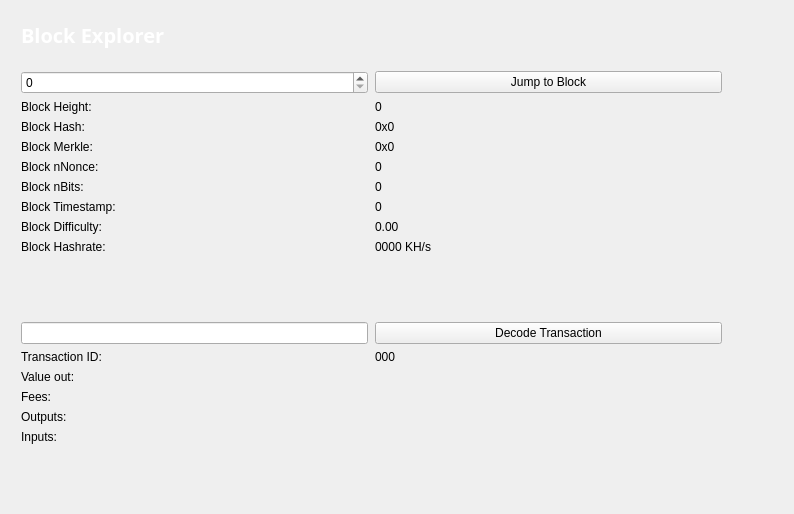
<?xml version="1.0" encoding="UTF-8"?>
<ui version="4.0">
 <class>BlockBrowser</class>
 <widget class="QWidget" name="BlockBrowser">
  <property name="windowModality">
   <enum>Qt::NonModal</enum>
  </property>
  <property name="enabled">
   <bool>true</bool>
  </property>
  <property name="geometry">
   <rect>
    <x>0</x>
    <y>0</y>
    <width>794</width>
    <height>514</height>
   </rect>
  </property>
  <property name="sizePolicy">
   <sizepolicy hsizetype="Preferred" vsizetype="Preferred">
    <horstretch>0</horstretch>
    <verstretch>0</verstretch>
   </sizepolicy>
  </property>
  <property name="minimumSize">
   <size>
    <width>0</width>
    <height>0</height>
   </size>
  </property>
  <property name="acceptDrops">
   <bool>false</bool>
  </property>
  <property name="styleSheet">
   <string notr="true">background-image: url(:/images/2b);</string>
  </property>
  <property name="windowTitle">
   <string>Form</string>
  </property>
  <layout class="QGridLayout">
   <property name="sizeConstraint">
    <enum>QLayout::SetMaximumSize</enum>
   </property>
   <property name="leftMargin">
    <number>21</number>
   </property>
   <property name="topMargin">
    <number>21</number>
   </property>
   <property name="rightMargin">
    <number>10</number>
   </property>
   <item row="1" column="0">
    <widget class="QWidget" name="widget" native="true">
     <widget class="QWidget" name="layoutWidget">
      <property name="geometry">
       <rect>
        <x>0</x>
        <y>0</y>
        <width>699</width>
        <height>27</height>
       </rect>
      </property>
      <layout class="QHBoxLayout" name="horizontalLayout_4">
       <property name="spacing">
        <number>7</number>
       </property>
       <item>
        <widget class="QLabel" name="label_5">
         <property name="font">
          <font>
           <family>Open Sans,sans-serif</family>
          </font>
         </property>
         <property name="text">
          <string>&lt;html&gt;&lt;head/&gt;&lt;body&gt;&lt;p&gt;&lt;span style=&quot; font-size:20px; font-weight:600; color:#FFFFFF;&quot;&gt;Block Explorer &lt;/span&gt;&lt;/p&gt;&lt;/body&gt;&lt;/html&gt;</string>
         </property>
        </widget>
       </item>
       <item>
        <spacer name="horizontalSpacer_2">
         <property name="orientation">
          <enum>Qt::Horizontal</enum>
         </property>
         <property name="sizeHint" stdset="0">
          <size>
           <width>40</width>
           <height>20</height>
          </size>
         </property>
        </spacer>
       </item>
      </layout>
     </widget>
     <widget class="QWidget" name="layoutWidget_2">
      <property name="geometry">
       <rect>
        <x>0</x>
        <y>50</y>
        <width>701</width>
        <height>434</height>
       </rect>
      </property>
      <layout class="QGridLayout" name="gridLayout_3" rowstretch="0,0,0,0,0,0,0,0,0,0,0,0,0,0,0,0,0,0,0" columnstretch="0,0">
       <property name="sizeConstraint">
        <enum>QLayout::SetDefaultConstraint</enum>
       </property>
       <property name="horizontalSpacing">
        <number>7</number>
       </property>
       <item row="12" column="0">
        <widget class="QLineEdit" name="txBox">
         <property name="sizePolicy">
          <sizepolicy hsizetype="Preferred" vsizetype="Fixed">
           <horstretch>0</horstretch>
           <verstretch>0</verstretch>
          </sizepolicy>
         </property>
         <property name="inputMask">
          <string comment="Transaction id" extracomment="Transaction id"/>
         </property>
         <property name="placeholderText">
          <string comment="Transaction ID" extracomment="Transaction ID"/>
         </property>
        </widget>
       </item>
       <item row="11" column="0">
        <spacer name="verticalSpacer_2">
         <property name="orientation">
          <enum>Qt::Vertical</enum>
         </property>
         <property name="sizeHint" stdset="0">
          <size>
           <width>20</width>
           <height>40</height>
          </size>
         </property>
        </spacer>
       </item>
       <item row="8" column="0">
        <widget class="QLabel" name="timeLabel">
         <property name="text">
          <string>Block Timestamp:</string>
         </property>
        </widget>
       </item>
       <item row="4" column="1">
        <widget class="QLabel" name="hashBox">
         <property name="enabled">
          <bool>true</bool>
         </property>
         <property name="sizePolicy">
          <sizepolicy hsizetype="Preferred" vsizetype="Preferred">
           <horstretch>0</horstretch>
           <verstretch>0</verstretch>
          </sizepolicy>
         </property>
         <property name="minimumSize">
          <size>
           <width>0</width>
           <height>0</height>
          </size>
         </property>
         <property name="cursor">
          <cursorShape>IBeamCursor</cursorShape>
         </property>
         <property name="text">
          <string>0x0</string>
         </property>
         <property name="textInteractionFlags">
          <set>Qt::LinksAccessibleByMouse|Qt::TextSelectableByMouse</set>
         </property>
        </widget>
       </item>
       <item row="6" column="1">
        <widget class="QLabel" name="nonceBox">
         <property name="cursor">
          <cursorShape>IBeamCursor</cursorShape>
         </property>
         <property name="text">
          <string>0</string>
         </property>
         <property name="textInteractionFlags">
          <set>Qt::LinksAccessibleByMouse|Qt::TextSelectableByMouse</set>
         </property>
        </widget>
       </item>
       <item row="6" column="0">
        <widget class="QLabel" name="nonceLabel">
         <property name="text">
          <string>Block nNonce:</string>
         </property>
        </widget>
       </item>
       <item row="7" column="1">
        <widget class="QLabel" name="bitsBox">
         <property name="cursor">
          <cursorShape>IBeamCursor</cursorShape>
         </property>
         <property name="text">
          <string>0</string>
         </property>
         <property name="textInteractionFlags">
          <set>Qt::LinksAccessibleByMouse|Qt::TextSelectableByMouse</set>
         </property>
        </widget>
       </item>
       <item row="16" column="0">
        <widget class="QLabel" name="outputLabel">
         <property name="text">
          <string>Outputs:</string>
         </property>
         <property name="alignment">
          <set>Qt::AlignLeading|Qt::AlignLeft|Qt::AlignTop</set>
         </property>
        </widget>
       </item>
       <item row="5" column="1">
        <widget class="QLabel" name="merkleBox">
         <property name="minimumSize">
          <size>
           <width>187</width>
           <height>0</height>
          </size>
         </property>
         <property name="cursor">
          <cursorShape>IBeamCursor</cursorShape>
         </property>
         <property name="text">
          <string>0x0</string>
         </property>
         <property name="textInteractionFlags">
          <set>Qt::LinksAccessibleByMouse|Qt::TextSelectableByMouse</set>
         </property>
        </widget>
       </item>
       <item row="3" column="1">
        <widget class="QLabel" name="heightLabel">
         <property name="cursor">
          <cursorShape>IBeamCursor</cursorShape>
         </property>
         <property name="text">
          <string>0</string>
         </property>
         <property name="textInteractionFlags">
          <set>Qt::LinksAccessibleByMouse|Qt::TextSelectableByMouse</set>
         </property>
        </widget>
       </item>
       <item row="7" column="0">
        <widget class="QLabel" name="bitsLabel">
         <property name="text">
          <string>Block nBits:</string>
         </property>
        </widget>
       </item>
       <item row="15" column="0">
        <widget class="QLabel" name="feesLabel">
         <property name="text">
          <string>Fees:</string>
         </property>
        </widget>
       </item>
       <item row="10" column="0">
        <widget class="QLabel" name="pawLabel">
         <property name="text">
          <string>Block Hashrate:</string>
         </property>
        </widget>
       </item>
       <item row="4" column="0">
        <widget class="QLabel" name="hashLabel">
         <property name="text">
          <string>Block Hash:</string>
         </property>
        </widget>
       </item>
       <item row="15" column="1">
        <widget class="QLabel" name="feesBox">
         <property name="cursor">
          <cursorShape>IBeamCursor</cursorShape>
         </property>
         <property name="text">
          <string/>
         </property>
         <property name="textInteractionFlags">
          <set>Qt::LinksAccessibleByMouse|Qt::TextSelectableByMouse</set>
         </property>
        </widget>
       </item>
       <item row="5" column="0">
        <widget class="QLabel" name="merkleLabel">
         <property name="text">
          <string>Block Merkle:</string>
         </property>
        </widget>
       </item>
       <item row="8" column="1">
        <widget class="QLabel" name="timeBox">
         <property name="cursor">
          <cursorShape>IBeamCursor</cursorShape>
         </property>
         <property name="text">
          <string>0</string>
         </property>
         <property name="textInteractionFlags">
          <set>Qt::LinksAccessibleByMouse|Qt::TextSelectableByMouse</set>
         </property>
        </widget>
       </item>
       <item row="1" column="1">
        <widget class="QPushButton" name="blockButton">
         <property name="text">
          <string>Jump to Block</string>
         </property>
        </widget>
       </item>
       <item row="3" column="0">
        <widget class="QLabel" name="heightLabel_2">
         <property name="text">
          <string>Block Height:</string>
         </property>
        </widget>
       </item>
       <item row="1" column="0">
        <widget class="QSpinBox" name="heightBox">
         <property name="sizePolicy">
          <sizepolicy hsizetype="Preferred" vsizetype="Fixed">
           <horstretch>0</horstretch>
           <verstretch>0</verstretch>
          </sizepolicy>
         </property>
         <property name="maximum">
          <number>99999999</number>
         </property>
        </widget>
       </item>
       <item row="13" column="0">
        <widget class="QLabel" name="txLabel">
         <property name="text">
          <string>Transaction ID:</string>
         </property>
        </widget>
       </item>
       <item row="13" column="1">
        <widget class="QLabel" name="txID">
         <property name="cursor">
          <cursorShape>IBeamCursor</cursorShape>
         </property>
         <property name="text">
          <string>000</string>
         </property>
         <property name="textInteractionFlags">
          <set>Qt::LinksAccessibleByMouse|Qt::TextSelectableByMouse</set>
         </property>
        </widget>
       </item>
       <item row="14" column="1">
        <widget class="QLabel" name="valueBox">
         <property name="cursor">
          <cursorShape>IBeamCursor</cursorShape>
         </property>
         <property name="text">
          <string/>
         </property>
         <property name="textInteractionFlags">
          <set>Qt::LinksAccessibleByMouse|Qt::TextSelectableByMouse</set>
         </property>
        </widget>
       </item>
       <item row="9" column="0">
        <widget class="QLabel" name="hardLabel">
         <property name="text">
          <string>Block Difficulty:</string>
         </property>
        </widget>
       </item>
       <item row="12" column="1">
        <widget class="QPushButton" name="txButton">
         <property name="text">
          <string>Decode Transaction</string>
         </property>
        </widget>
       </item>
       <item row="14" column="0">
        <widget class="QLabel" name="valueLabel">
         <property name="text">
          <string>Value out:</string>
         </property>
        </widget>
       </item>
       <item row="18" column="0">
        <spacer name="verticalSpacer">
         <property name="orientation">
          <enum>Qt::Vertical</enum>
         </property>
         <property name="sizeHint" stdset="0">
          <size>
           <width>20</width>
           <height>40</height>
          </size>
         </property>
        </spacer>
       </item>
       <item row="17" column="1">
        <widget class="QLabel" name="inputBox">
         <property name="cursor">
          <cursorShape>IBeamCursor</cursorShape>
         </property>
         <property name="text">
          <string/>
         </property>
         <property name="alignment">
          <set>Qt::AlignLeading|Qt::AlignLeft|Qt::AlignTop</set>
         </property>
         <property name="textInteractionFlags">
          <set>Qt::LinksAccessibleByMouse|Qt::TextSelectableByMouse</set>
         </property>
        </widget>
       </item>
       <item row="10" column="1">
        <widget class="QLabel" name="pawBox">
         <property name="cursor">
          <cursorShape>IBeamCursor</cursorShape>
         </property>
         <property name="text">
          <string>0000 KH/s</string>
         </property>
         <property name="textInteractionFlags">
          <set>Qt::LinksAccessibleByMouse|Qt::TextSelectableByMouse</set>
         </property>
        </widget>
       </item>
       <item row="9" column="1">
        <widget class="QLabel" name="hardBox">
         <property name="cursor">
          <cursorShape>IBeamCursor</cursorShape>
         </property>
         <property name="text">
          <string>0.00</string>
         </property>
         <property name="textInteractionFlags">
          <set>Qt::LinksAccessibleByMouse|Qt::TextSelectableByMouse</set>
         </property>
        </widget>
       </item>
       <item row="17" column="0">
        <widget class="QLabel" name="inputLabel">
         <property name="text">
          <string>Inputs:</string>
         </property>
         <property name="alignment">
          <set>Qt::AlignLeading|Qt::AlignLeft|Qt::AlignTop</set>
         </property>
        </widget>
       </item>
       <item row="16" column="1">
        <widget class="QLabel" name="outputBox">
         <property name="cursor">
          <cursorShape>IBeamCursor</cursorShape>
         </property>
         <property name="text">
          <string/>
         </property>
         <property name="alignment">
          <set>Qt::AlignLeading|Qt::AlignLeft|Qt::AlignTop</set>
         </property>
         <property name="textInteractionFlags">
          <set>Qt::LinksAccessibleByMouse|Qt::TextSelectableByMouse</set>
         </property>
        </widget>
       </item>
      </layout>
     </widget>
    </widget>
   </item>
  </layout>
 </widget>
 <resources/>
 <connections/>
</ui>
